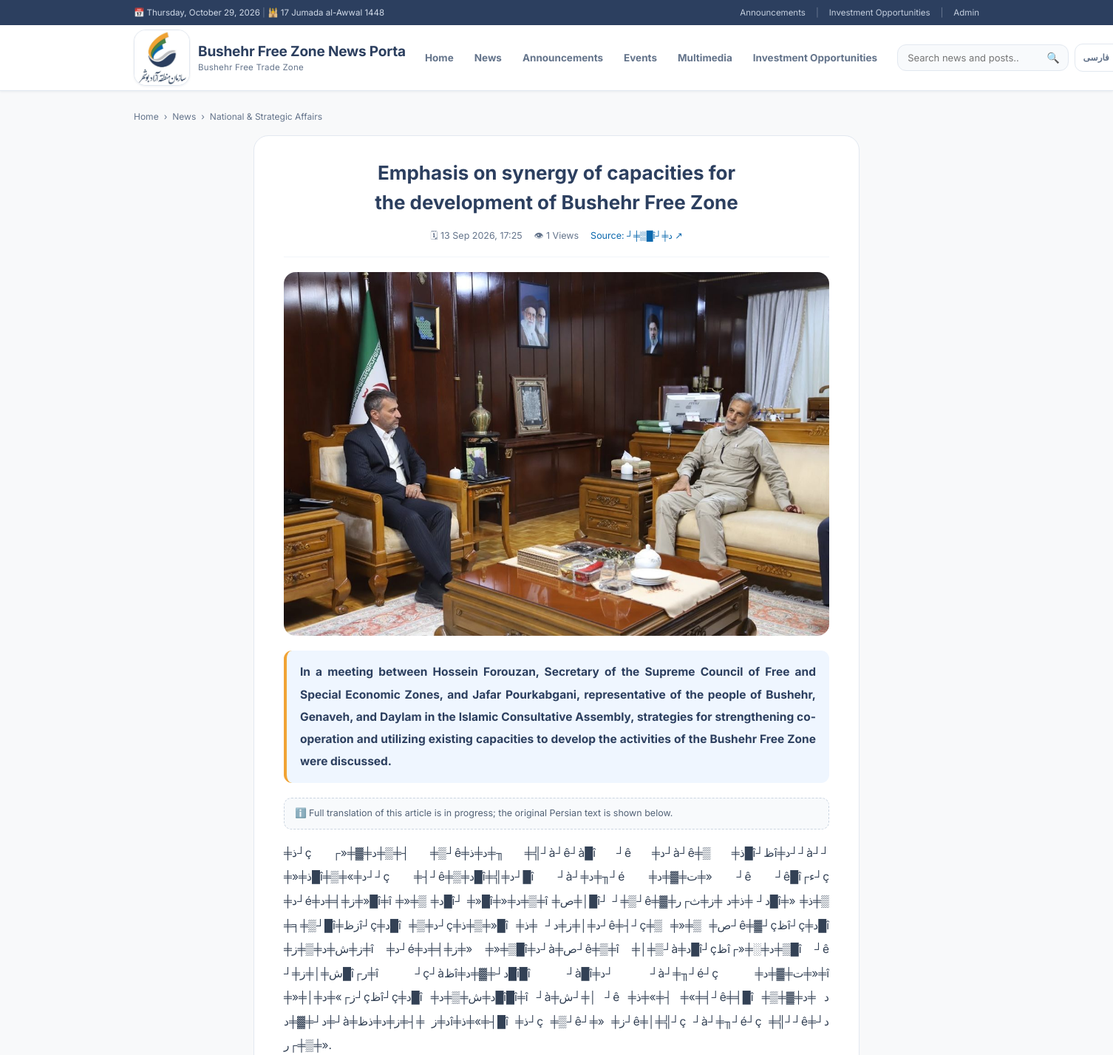
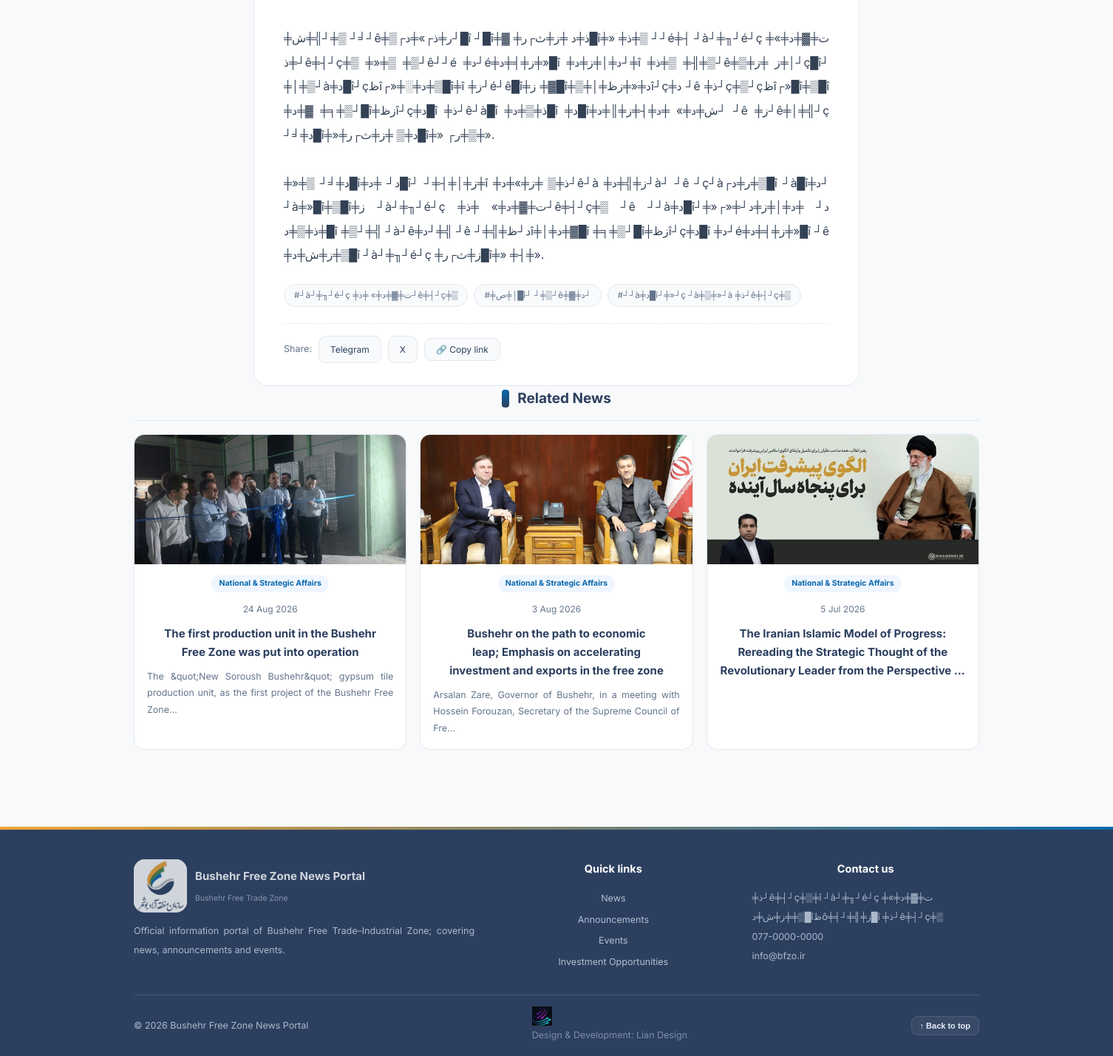
Page /index.php?id=1&p=article&lang=en on the committed database (2 pictures, top to bottom).
### tables this page shows
CREATE TABLE `articles` (
  `id` int(10) unsigned NOT NULL AUTO_INCREMENT,
  `category_id` int(10) unsigned DEFAULT NULL,
  `image` varchar(300) DEFAULT NULL,
  `source_name` varchar(120) DEFAULT NULL,
  `source_url` varchar(400) DEFAULT NULL,
  `is_pinned` tinyint(1) DEFAULT 0,
  `is_published` tinyint(1) DEFAULT 0,
  `published_at` datetime NOT NULL DEFAULT current_timestamp(),
  `views` int(10) unsigned DEFAULT 0,
  `created_at` datetime DEFAULT current_timestamp(),
  `updated_at` datetime DEFAULT NULL,
  PRIMARY KEY (`id`),
  KEY `idx_pub` (`is_published`,`published_at`),
  KEY `category_id` (`category_id`),
  CONSTRAINT `articles_ibfk_1` FOREIGN KEY (`category_id`) REFERENCES `categories` (`id`) ON DELETE SET NULL
);

CREATE TABLE `article_tags` (
  `id` int(10) unsigned NOT NULL AUTO_INCREMENT,
  `article_id` int(10) unsigned NOT NULL,
  `tag` varchar(60) NOT NULL,
  PRIMARY KEY (`id`),
  KEY `tag` (`tag`),
  KEY `article_id` (`article_id`),
  CONSTRAINT `article_tags_ibfk_1` FOREIGN KEY (`article_id`) REFERENCES `articles` (`id`) ON DELETE CASCADE
);

CREATE TABLE `settings` (
  `k` varchar(100) NOT NULL,
  `v` text DEFAULT NULL,
  PRIMARY KEY (`k`)
);

### index.php (the view, shortened to what the rows shown need)
<?php
require_once __DIR__ . '/app.php';
$lang = lang();
$p   = getp('p', 'home');
function site_name(): string {
    $l = lang();
    return setting('site_name_' . $l, setting('site_name', app()['site']['name']));
}
function cat_names(): array {
    static $m = null; if ($m !== null) return $m;
    $m = []; foreach (categories(false) as $c) $m[(int)$c['id']] = (string)$c['name'];
    return $m;
}
function news_card(array $a, bool $big = false): string {
    $im = img($a['image']);
    $per = url('article', ['id' => $a['id']]);
    $cat = cat_names()[(int)($a['category_id'] ?? 0)] ?? '';
    return '<article class="ncard' . ($big ? ' ncard-big' : '') . '">
        <a class="ncard-im" href="' . e($per) . '">' . ($im ? '<img src="' . e($im) . '" alt="' . e($a['title']) . '" loading="lazy">' : '<span class="noimg">📰</span>') . '</a>
        <div class="ncard-bd">' . ($cat ? '<span class="ncard-cat">' . e($cat) . '</span>' : '') . '
            <div class="ncard-meta"><time>' . e(date_i18n($a['published_at'], false)) . '</time></div>
            <h3 class="ncard-t"><a href="' . e($per) . '">' . e($a['title']) . '</a></h3>
            <p class="ncard-x">' . e(excerpt($a['excerpt'] ?? '', $big ? 220 : 110)) . '</p>
        </div></article>';
}
function section_head(string $title, ?string $link = null): string {
    return '<div class="shead"><h2 class="stitle"><span></span>' . e($title) . '</h2>' .
        ($link ? '<a class="slink" href="' . e($link) . '">' . e(t('more')) . ' ›</a>' : '') . '</div>';
}
function page_header(string $pTitle = ''): void {
    $lang = lang();
    $site = site_name();
    $sub  = tl('منطقه آزاد تجاری–صنعتی بوشهر', 'Bushehr Free Trade Zone', 'المنطقة الحرة بوشهر');
    $nav = [
        'home' => t('home'), 'news' => t('news'), 'announcements' => t('announcements'),
        'events' => t('events'), 'media' => t('media'), 'investments' => t('investments'),
    ];
    $today = date('Y-m-d');
    $portalDate = date_i18n($today, false);
    if ($lang === 'en') $portalDate = date('l, F j, Y');
    $hijri = hijri_date($today);
    $greg = '';
    echo '<!doctype html><html lang="' . e($lang) . '" dir="' . dir_of() . '"><head>
<meta charset="utf-8"><meta name="viewport" content="width=device-width, initial-scale=1">
<title>' . e(($pTitle ? $pTitle . ' — ' : '') . $site . ' | ' . $sub) . '</title>
<meta name="description" content="' . e(setting('about_' . $lang, t('footer_desc'))) . '">
<link rel="icon" href="assets/img/brand/bushehr-free-zone-logo.jpg">
<link rel="stylesheet" href="assets/css/main.css?v=7">
<script>try{var m=localStorage.getItem("theme")||"auto";if(m==="dark"||(m==="auto"&&matchMedia("(prefers-color-scheme:dark)").matches))document.documentElement.dataset.theme="dark"}catch(e){}</script>
</head><body>
<div class="u-strip"><div class="wrap">
  <div class="u-info"><span class="u-date">📅 ' . e($portalDate) . '</span><span class="sep">&nbsp;|&nbsp;</span><span class="u-hijri">🕌 ' . e($hijri) . '</span>' . ($greg !== '' ? '<span class="sep">&nbsp;|&nbsp;</span><span class="u-greg">🌍 ' . e($greg) . '</span>' : '') . '</div>
  <div class="u-quick">
    <a href="' . e(url('announcements')) . '">' . e(t('announcements')) . '</a><span class="sep">|</span>
    <a href="' . e(url('investments')) . '">' . e(t('investments')) . '</a><span class="sep">|</span>
    <a href="admin.php">' . e(tl('پنل مدیریت', 'Admin', 'الإدارة')) . '</a>
  </div>
</div></div>
<header class="hdr"><div class="wrap hdr-in">
  <a class="hdr-brand" href="' . e(url('home')) . '">
    <span class="hdr-logo"><img src="assets/img/brand/bushehr-free-zone-logo.jpg" alt="' . e($site) . '"></span>
    <span class="hdr-bt"><b>' . e($site) . '</b><small>' . e($sub) . '</small></span>
  </a>
  <nav class="mainnav">';
    foreach ($nav as $k => $v) echo '<a class="nav-link' . (getp('p', 'home') === $k ? ' on' : '') . '" href="' . e(url($k)) . '">' . e($v) . '</a>';
    echo '</nav>
  <div class="top-actions">
    <form class="qsearch" action="index.php" method="get" role="search">
      <input type="hidden" name="p" value="search"><input type="hidden" name="lang" value="' . e($lang) . '">
      <input class="qin" type="search" name="q" placeholder="' . e(t('search_ph')) . '" required>
      <button aria-label="' . e(t('search')) . '">🔍</button>
    </form>
    <div class="langsw">';
    $g2 = $_GET;
    foreach (all_langs() as $lc) {
        $g2['p'] = getp('p', 'home'); $g2['lang'] = $lc;
        $ln = ['fa' => 'فارسی', 'en' => 'EN', 'ar' => 'عربی'][$lc];
        if ($lc !== $lang) echo '<a class="lang-b" href="index.php?' . e(http_build_query($g2)) . '">' . e($ln) . '</a>';
        else echo '<button class="lang-b cur" disabled>' . e($ln) . '</button>';
    }
    echo '</div>
    <button id="themeBtn" class="icon-btn" aria-label="theme">🌒</button>
    <button id="menuBtn" class="icon-btn menu-btn">☰</button>
  </div>
</div></header>
<main class="wrap main">';
}
function page_footer(): void {
    $site = site_name();
    echo '</main>
<footer class="foot"><div class="wrap"><div class="fgrid">
  <div><div class="fbrand"><span class="flogo"><img src="assets/img/brand/bushehr-free-zone-logo.jpg" alt=""></span>
     <span><b>' . e($site) . '</b><small>' . e(tl('منطقه آزاد تجاری–صنعتی بوشهر', 'Bushehr Free Trade Zone', 'المنطقة الحرة بوشهر')) . '</small></span></div>
    <p>' . e(t('footer_desc')) . '</p></div>
  <div><h4>' . e(t('quick_links')) . '</h4>
    <a class="flnk" href="' . e(url('news')) . '">' . e(t('news')) . '</a>
    <a class="flnk" href="' . e(url('announcements')) . '">' . e(t('announcements')) . '</a>
    <a class="flnk" href="' . e(url('events')) . '">' . e(t('events')) . '</a>
    <a class="flnk" href="' . e(url('investments')) . '">' . e(t('investments')) . '</a></div>
  <div><h4>' . e(t('contact')) . '</h4>
    <span>' . e(setting('address', '')) . '</span>
    <span dir="ltr">' . e(setting('phone', '')) . '</span>
    <span dir="ltr">' . e(setting('email', '')) . '</span></div>
</div>
<div class="foot-b"><span>© ' . e(num_i18n((int)date('Y'))) . ' ' . e($site) . '</span>
  <span class="credit"><img src="assets/img/brand/liandesign-logo.png" alt="Lian Design" width="28" height="26" loading="lazy">' . e(tl('طراحی و توسعه: لیان دیزاین', 'Design & Development: Lian Design', 'التصميم والتطوير: ليان ديزاين')) . '</span>
  <button class="totop" type="button" onclick="window.scrollTo({top:0,behavior:\'smooth\'})">↑ ' . e(tl('بازگشت به بالا', 'Back to top', 'العودة إلى الأعلى')) . '</button></div></div>
</footer>
<script src="assets/js/main.js?v=2" defer></script>
</body></html>';
}
switch ($p) {
case 'article': {
    $id = ini('id', 0); $a = $id ? article_find($id) : null;
    $catName = cat_names()[(int)$a['category_id']] ?? '';
    page_header($a['title']);
    $im = img($a['image']);
    echo '<nav class="crumbs"><a href="' . e(url('home')) . '">' . e(t('home')) . '</a> › <a href="' . e(url('news')) . '">' . e(t('news')) . '</a>' .
         ($catName ? ' › <a href="' . e(url('news', ['cat' => (int)$a['category_id']])) . '">' . e($catName) . '</a>' : '') . '</nav>
    <article class="art">
      <h1 class="art-t">' . e($a['title']) . '</h1>
      <div class="art-meta">
        <time>🗓 ' . e(date_i18n($a['published_at'])) . '</time>
        <span>👁 ' . e(num_i18n((int)$a['views'] + 1)) . ' ' . e(t('views')) . '</span>' .
        ($a['source_url'] ? '<a class="src" href="' . e($a['source_url']) . '" target="_blank" rel="noopener">' . e(t('source')) . ': ' . e($a['source_name'] ?: (string)parse_url((string)$a['source_url'], PHP_URL_HOST)) . ' ↗</a>' : '') . '
      </div>' .
      ($im ? '<figure class="art-im"><img src="' . e($im) . '" alt="' . e($a['title']) . '"></figure>' : '') .
      ($a['excerpt'] ? '<p class="art-lead">' . e($a['excerpt']) . '</p>' : '') .
      ($lang !== 'fa' && !q1("SELECT id FROM article_translations WHERE article_id = ? AND lang = ? AND body IS NOT NULL", [$id, $lang])
          ? '<p class="tr-note">ℹ️ ' . e(tl('ترجمه کامل متن این خبر به این زبان در دست تهیه است؛ متن کامل به فارسی نشان داده می‌شود.',
                                          'Full translation of this article is in progress; the original Persian text is shown below.',
                                          'الترجمة الكاملة لهذا الخبر قيد الإعداد؛ يتم عرض النص الفارسي أدناه.')) . '</p>' : '') .
      '<div class="prose">' . nl2br(e($a['body'] ?? '')) . '</div>';
    $tags = $a['tags'] ?? qall("SELECT tag FROM article_tags WHERE article_id = ?", [$id]);
    if ($tags) {
        echo '<div class="tags">';
        foreach ($tags as $tg) echo '<span class="tag">#' . e(is_array($tg) ? (string)$tg['tag'] : (string)$tg) . '</span>';
        echo '</div>';
    }
    echo '<div class="share"><span>' . e(tl('اشتراک‌گذاری', 'Share', 'مشاركة')) . ':</span>
      <a target="_blank" rel="noopener" href="https://t.me/share/url?url=' . e(urlencode('http://' . ($_SERVER['HTTP_HOST'] ?? '') . strtok($_SERVER['REQUEST_URI'] ?: '', '?') . '?p=article&id=' . $id)) . '">' . e(tl('تلگرام', 'Telegram', 'تيليجرام')) . '</a>
      <a target="_blank" rel="noopener" href="https://twitter.com/intent/tweet?url=' . e(urlencode('http://' . ($_SERVER['HTTP_HOST'] ?? '') . '?p=article&id=' . $id)) . '">X</a>
      <button id="copyBtn" onclick="copyLink()">🔗 ' . e(tl('کپی لینک', 'Copy link', 'نسخ الرابط')) . '</button></div>
    </article>';
    $rel = articles_query((int)$a['category_id'] ? 'a.category_id = ' . (int)$a['category_id'] . ' AND a.id != ' . $id : 'a.id != ' . $id, [], 3);
    if ($rel) echo '<section class="sec">' . section_head(t('related')) . '<div class="ngrid">' . implode('', array_map(fn($r) => news_card($r), $rel)) . '</div></section>';
    page_footer();
} break;
}

### rows in the picture
articles: published_at "13 Sep 2026, 17:25", num_i18n((int)$a['views'] + 1) "1", source_name "┘╪▒█î┘╪د", image (picture)
article_tags: tag "┘à┘╪╖┘é┘ç ╪ت╪▓╪د╪» ╪ذ┘ê╪┤┘ç╪▒"
article_tags: tag "╪ص╪│█î┘ ┘╪▒┘ê╪▓╪د┘"
article_tags: tag "┘┘à╪د█î┘╪»┘ç ┘à╪▒╪»┘à ╪ذ┘ê╪┤┘ç╪▒"
articles: image (picture), category "National & Strategic Affairs", published_at "24 Aug 2026"
articles: image (picture), category "National & Strategic Affairs", published_at "3 Aug 2026"
articles: image (picture), category "National & Strategic Affairs", published_at "5 Jul 2026"
settings: v "╪ذ┘ê╪┤┘ç╪▒╪î ┘à┘╪╖┘é┘ç ╪ت╪▓╪د╪» ╪ز╪ش╪د╪▒█îظô╪╡┘╪╣╪ز█î ╪ذ┘ê╪┤┘ç╪▒"
settings: v "077-0000-0000"
settings: v "info@bfzo.ir"

### other values in the picture
$portalDate "Thursday, October 29, 2026"
$hijri "17 Jumada al-Awwal 1448"
t('announcements') "Announcements"
t('investments') "Investment Opportunities"
tl('پنل مدیریت', 'Admin', 'الإدارة') "Admin"
$site "Bushehr Free Zone News Por…"
$sub "Bushehr Free Trade Zone"
$v "Home"
$v "News"
$v "Announcements"
$v "Events"
$v "Multimedia"
$v "Investment Opportunities"
$ln "فارسی"
t('home') "Home"
